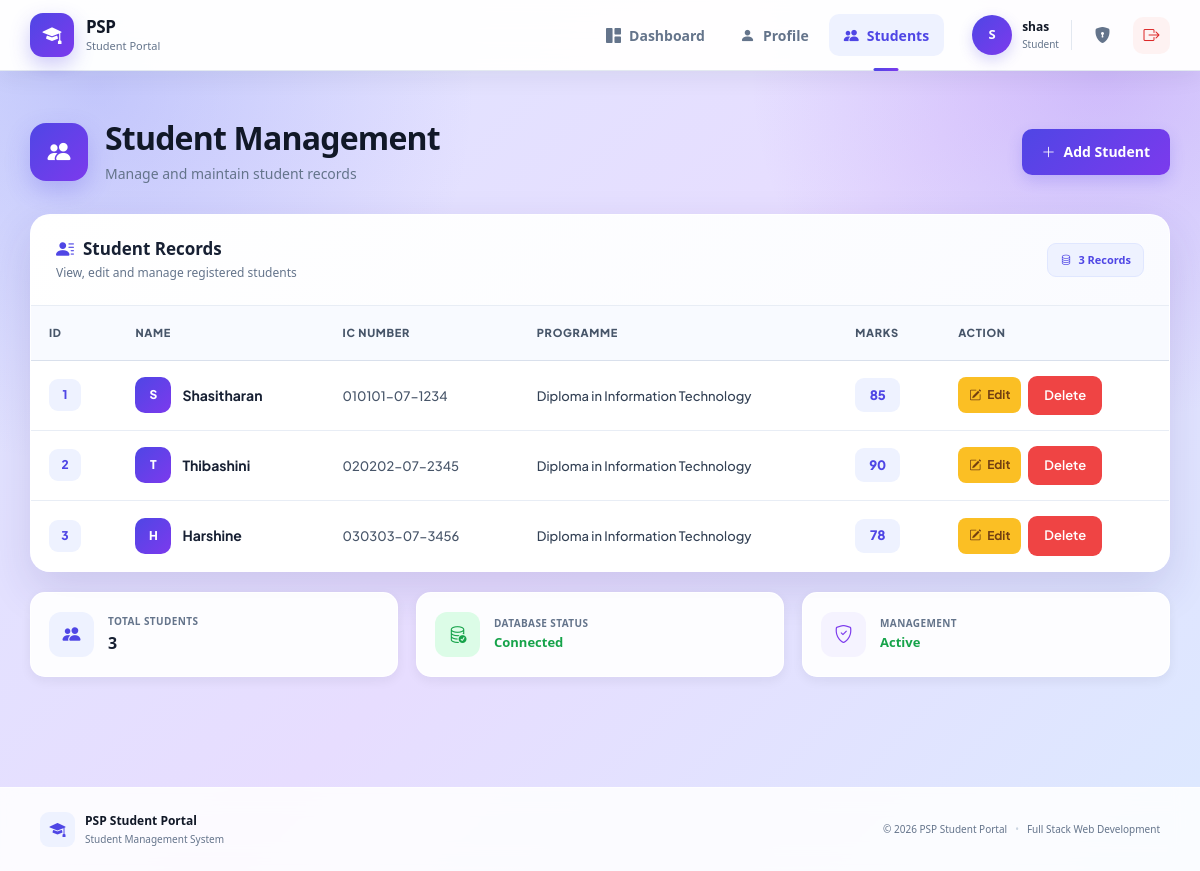
The app's page /controllers/StudentController.php?action=index (signed in) with its own data.
### tables this page shows
CREATE TABLE `students` (
  `id` int(11) NOT NULL,
  `name` varchar(100) NOT NULL,
  `ic` varchar(20) NOT NULL,
  `program` varchar(150) NOT NULL,
  `marks` int(11) NOT NULL,
  `profile_picture` varchar(255) DEFAULT NULL
);

### models/Student.php (called while the page is built, shortened)
<?php
class Student
{
    private $conn;
    public function __construct($conn)
    {
        $this->conn = $conn;
    }
    public function getAllStudents()
    {
        $sql = "SELECT id, name, ic, program, marks FROM students";
        $stmt = $this->conn->prepare($sql);
        $stmt->execute();
        $result = $stmt->get_result();
        return $result;
    }
}
?>

### views/students/index.php (the view, shortened to what this page needs)
<!DOCTYPE html>
<html lang="en">
<head>
    <?php
    require_once __DIR__ . '/../layouts/header.php';
    ?>
    <link
        href="https://cdn.jsdelivr.net/npm/bootstrap@5.3.3/dist/css/bootstrap.min.css"
        rel="stylesheet"
    >
</head>
<body>
<div class="students-page">
    <div class="students-page-header">
        <div class="students-page-heading">
            <div class="students-title-row">
                <div class="students-title-icon">
                    <i class="bi bi-people-fill"></i>
                </div>
                <div>
                    <h1 class="students-page-title">
                        Student Management
                    </h1>
                    <p class="students-page-description">
                        Manage and maintain student records
                    </p>
                </div>
            </div>
        </div>
        <a
            href="/PSP_Student_Portal/controllers/StudentController.php?action=create"
            class="students-add-button"
        >
            <i class="bi bi-plus-lg"></i>
            <span>
                Add Student
            </span>
        </a>
    </div>
    <div class="students-table-card">
        <div class="students-table-header">
            <div>
                <h2 class="students-table-title">
                    <i class="bi bi-person-lines-fill"></i>
                    Student Records
                </h2>
                <p class="students-table-description">
                    View, edit and manage registered students
                </p>
            </div>
            <div class="students-record-badge">
                <i class="bi bi-database"></i>
                <span>
                    <?= ($students) ? $students->num_rows : 0 ?>
                    Records
                </span>
            </div>
        </div>
        <div class="students-table-wrapper">
            <table class="students-table">
                <thead>
                    <tr>
                        <th class="student-id-column">
                            ID
                        </th>
                        <th>
                            Name
                        </th>
                        <th>
                            IC Number
                        </th>
                        <th>
                            Programme
                        </th>
                        <th class="student-marks-column">
                            Marks
                        </th>
                        <th class="student-action-column">
                            Action
                        </th>
                    </tr>
                </thead>
                <tbody>
                <?php if ($students && $students->num_rows > 0): ?>
                    <?php while ($student = $students->fetch_assoc()): ?>
                        <tr>
                            <td>
                                <span class="student-id">
                                    <?= htmlspecialchars($student['id']) ?>
                                </span>
                            </td>
                            <td>
                                <div class="student-name-wrapper">
                                    <div class="student-avatar-small">
                                        <?= strtoupper(
                                            substr(
                                                htmlspecialchars($student['name']),
                                                0,
                                                1
                                            )
                                        ) ?>
                                    </div>
                                    <span class="student-name">
                                        <?= htmlspecialchars($student['name']) ?>
                                    </span>
                                </div>
                            </td>
                            <td>
                                <span class="student-ic">
                                    <?= htmlspecialchars($student['ic']) ?>
                                </span>
                            </td>
                            <td>
                                <span class="student-program">
                                    <?= htmlspecialchars($student['program']) ?>
                                </span>
                            </td>
                            <td>
                                <span class="student-mark">
                                    <?= htmlspecialchars($student['marks']) ?>
                                </span>
                            </td>
                            <td>
                                <div class="student-actions">
                                    <a
                                        href="/PSP_Student_Portal/controllers/StudentController.php?action=edit&id=<?= $student['id'] ?>"
                                        class="student-edit-button"
                                    >
                                        <i class="bi bi-pencil-square"></i>
                                        <span>
                                            Edit
                                        </span>
                                    </a>
                                    <form
    action="/PSP_Student_Portal/controllers/StudentController.php?action=delete"
    method="POST"
    style="display: inline;"
    onsubmit="return confirm('Are you sure you want to delete this student?');"
>
    <button
        type="submit"
        class="btn btn-danger"
    >
        Delete
    </button>
</form>
                                </div>
                            </td>
                        </tr>
                    <?php endwhile; ?>
                <?php endif; ?>
                </tbody>
            </table>
        </div>
    </div>
    <div class="students-info-grid">
        <div class="students-info-card">
            <div class="students-info-icon blue">
                <i class="bi bi-people-fill"></i>
            </div>
            <div>
                <span class="students-info-label">
                    Total Students
                </span>
                <strong class="students-info-number">
                    <?= ($students) ? $students->num_rows : 0 ?>
                </strong>
            </div>
        </div>
        <div class="students-info-card">
            <div class="students-info-icon green">
                <i class="bi bi-database-check"></i>
            </div>
            <div>
                <span class="students-info-label">
                    Database Status
                </span>
                <strong class="students-info-status">
                    Connected
                </strong>
            </div>
        </div>
        <div class="students-info-card">
            <div class="students-info-icon purple">
                <i class="bi bi-shield-check"></i>
            </div>
            <div>
                <span class="students-info-label">
                    Management
                </span>
                <strong class="students-info-status">
                    Active
                </strong>
            </div>
        </div>
    </div>
</div>
<?php
require_once __DIR__ . '/../layouts/footer.php';
?>
</body>
</html>

### controllers/StudentController.php (shortened to what this page needs)
<?php
require_once __DIR__ . '/../config/database.php';
require_once __DIR__ . '/../models/Student.php';
$studentModel = new Student($conn);
$action = $_GET['action'] ?? 'index';
if ($action === 'index') {
    $students = $studentModel->getAllStudents();
    require_once __DIR__ . '/../views/students/index.php';
}
elseif ($action === 'create') {
    require_once __DIR__ . '/../views/students/create.php';
}
else {
    header(
        "Location: StudentController.php?action=index"
    );
    exit;
}
?>

### views/layouts/header.php (shortened to what this page needs)
<?php
$currentPage = basename($_SERVER['PHP_SELF']);
?>
<!DOCTYPE html>
<html lang="en">
<head>
    <link
        href="https://cdn.jsdelivr.net/npm/bootstrap@5.3.3/dist/css/bootstrap.min.css"
        rel="stylesheet"
    >
    <link
        rel="stylesheet"
        href="https://cdn.jsdelivr.net/npm/bootstrap-icons@1.11.3/font/bootstrap-icons.min.css"
    >
    <link
        rel="stylesheet"
        href="/PSP_Student_Portal/public/css/style.css"
    >
</head>
<body>
<nav class="main-navbar">
    <div class="navbar-container">
        <a
            href="/PSP_Student_Portal/dashboard.php"
            class="brand"
        >
            <div class="brand-icon">
                <i class="bi bi-mortarboard-fill"></i>
            </div>
            <div class="brand-text">
                <span class="brand-title">
                    PSP
                </span>
                <span class="brand-subtitle">
                    Student Portal
                </span>
            </div>
        </a>
        <?php if (isset($_SESSION['user_id'])): ?>
            <div class="desktop-navigation">
                <a
                    href="/PSP_Student_Portal/dashboard.php"
                    class="nav-item-custom <?= $currentPage === 'dashboard.php' ? 'active' : '' ?>"
                >
                    <i class="bi bi-grid-1x2-fill"></i>
                    <span>
                        Dashboard
                    </span>
                </a>
                <a
                    href="/PSP_Student_Portal/controllers/ProfileController.php"
                    class="nav-item-custom <?= strpos($_SERVER['REQUEST_URI'], 'ProfileController') !== false ? 'active' : '' ?>"
                >
                    <i class="bi bi-person-fill"></i>
                    <span>
                        Profile
                    </span>
                </a>
                <a
                    href="/PSP_Student_Portal/controllers/StudentController.php?action=index"
                    class="nav-item-custom <?= strpos($_SERVER['REQUEST_URI'], 'StudentController') !== false ? 'active' : '' ?>"
                >
                    <i class="bi bi-people-fill"></i>
                    <span>
                        Students
                    </span>
                </a>
            </div>
            <div class="user-area">
                <div class="user-info">
                    <div class="user-avatar">
                        <?= strtoupper(
                            substr(
                                $_SESSION['username'],
                                0,
                                1
                            )
                        ) ?>
                    </div>
                    <div class="user-details">
                        <span class="user-name">
                            <?= htmlspecialchars(
                                $_SESSION['username']
                            ) ?>
                        </span>
                        <span class="user-role">
                            Student
                        </span>
                    </div>
                </div>
                <a
                    href="/PSP_Student_Portal/controllers/PasswordController.php?action=change"
                    class="icon-button"
                    title="Account Security"
                >
                    <i class="bi bi-shield-lock-fill"></i>
                </a>
                <a
                    href="/PSP_Student_Portal/controllers/AuthController.php?action=logout"
                    class="logout-button"
                    title="Logout"
                >
                    <i class="bi bi-box-arrow-right"></i>
                </a>
            </div>
        <?php endif; ?>
    </div>
</nav>
<main class="main-content">

### views/layouts/footer.php (shortened to what this page needs)
<footer class="main-footer">
    <div class="footer-container">
        <div class="footer-brand">
            <div class="footer-logo">
                <i class="bi bi-mortarboard-fill"></i>
            </div>
            <div>
                <strong>
                    PSP Student Portal
                </strong>
                <span>
                    Student Management System
                </span>
            </div>
        </div>
        <div class="footer-right">
            <span>
                © <?= date('Y') ?> PSP Student Portal
            </span>
            <span class="footer-dot">
                •
            </span>
            <span>
                Full Stack Web Development
            </span>
        </div>
    </div>
</footer>
</body>
</html>

### records on screen
students: id "1", name "S", name "Shasitharan", ic "010101-07-1234", program "Diploma in Information Technology", marks "85"
students: id "2", name "T", name "Thibashini", ic "020202-07-2345", program "Diploma in Information Technology", marks "90"
students: id "3", name "H", name "Harshine", ic "030303-07-3456", program "Diploma in Information Technology", marks "78"

### other values on screen
$_SESSION['username'] "shas"
$students->num_rows "3"
